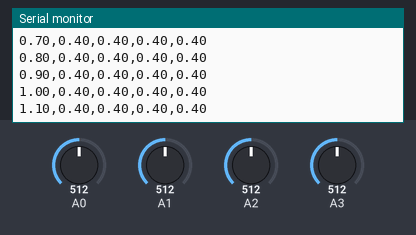
The sketch below on a simulated Arduino Uno, built with avr-gcc and run on an emulated ATmega328P. Parts: the last lines printed to the serial monitor. The inputs (shaded band) are chosen by the test bench; at power-on: A0 = 512, A1 = 512, A2 = 512, A3 = 512.

Above: at 1.2 s.
1.3 s: A0 set to 716
At 1.34 s:
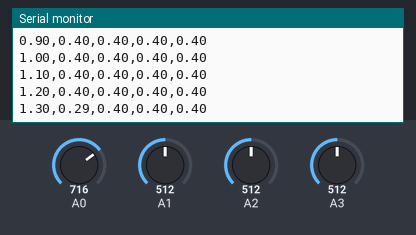
2.8 s: A1 set to 716
At 2.87 s:
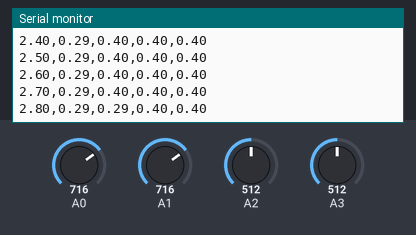
4.3 s: A2 set to 716
At 4.31 s:
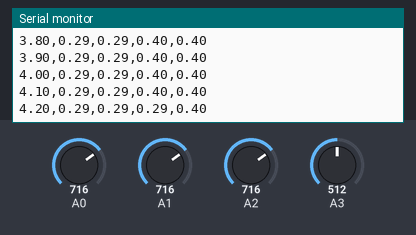
5.8 s: A3 set to 716
At 5.84 s:
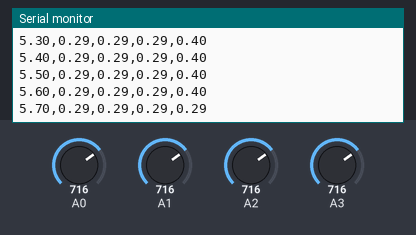
7.3 s: A0 set to 992
At 7.38 s:
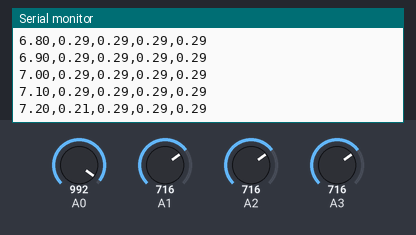
8.8 s: A1 set to 992
At 8.81 s:
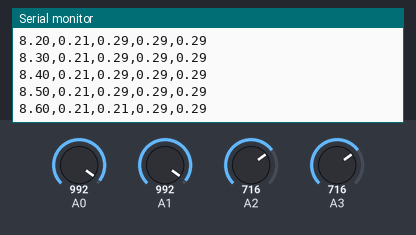
Timing chart, 0 to 11.3 s (numbered marks = the images above; inputs shaded):
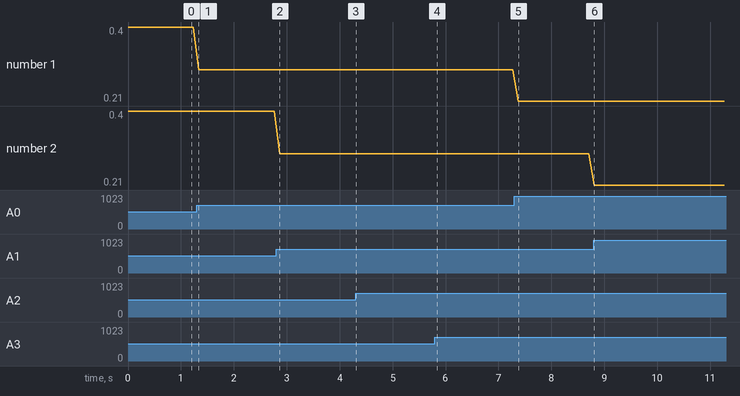

Measured:
- after the input at 1.3 s, the serial monitor: prints a new line at once (image 1)
- after the input at 2.8 s, the serial monitor: prints a new line after 0.07 s (image 2)
- after the input at 4.3 s, the serial monitor: prints a new line at once (image 3)
- after the input at 5.8 s, the serial monitor: prints a new line at once (image 4)
- after the input at 7.3 s, the serial monitor: prints a new line after 0.07 s (image 5)
- after the input at 8.8 s, the serial monitor: prints a new line at once (image 6)
- plotted number 1: 0.4 → 0.29 after the input at 1.3 s, 0.29 → 0.21 after the input at 7.3 s

The sketch:

FSR.ino
```cpp
/*
Force Sensor Test
*/

int samplingCounter = 0;
const float SAMPLING_RATE = 0.0001;

float sensorBR = 0.0;
float sensorFR = 0.0;
float sensorBL = 0.0;
float sensorFL = 0.0;

float dt = 0.1;
float elapsed = 0.0;
float TIMEOUT = 30;
float SETUP_TIME = 0;

/*
Mode Enums:
0 - Sensor Calibration
1 - Personal Calibration
2 - Balance Analysis
3 - Infinite Run
*/
float MODE = 2;

float analogToVoltage(int num) {
  return num * (5.0 / 1023.0);
}
// the setup function runs once when you press reset or power the board
void setup() {
  // initialize digital pin LED_BUILTIN as an output
  if (MODE < 1) {
    TIMEOUT = 5;
  }
  else if (MODE == 1) {
    TIMEOUT = 15;
  }
  else if (MODE == 2) {
    TIMEOUT = 60;
  }
  else if (MODE == 3) {
    TIMEOUT = 100000;
    SETUP_TIME = 0;
  }
  delay(SETUP_TIME*1000);
  Serial.begin(9600);
}

// the loop function runs over and over again forever
void loop() {
  if (elapsed <= TIMEOUT+0.01) {
    sensorBR = 1/analogToVoltage(analogRead(A0));
    sensorFR = 1/analogToVoltage(analogRead(A1));
    sensorBL = 1/analogToVoltage(analogRead(A2));
    sensorFL = 1/analogToVoltage(analogRead(A3));

    Serial.print(elapsed);
    Serial.print(",");
    Serial.print(sensorBR);
    Serial.print(",");
    Serial.print(sensorFR);
    Serial.print(",");
    Serial.print(sensorBL);
    Serial.print(",");
    Serial.println(sensorFL);
  }
  delay(dt*1000);
  elapsed += dt;
}
```
